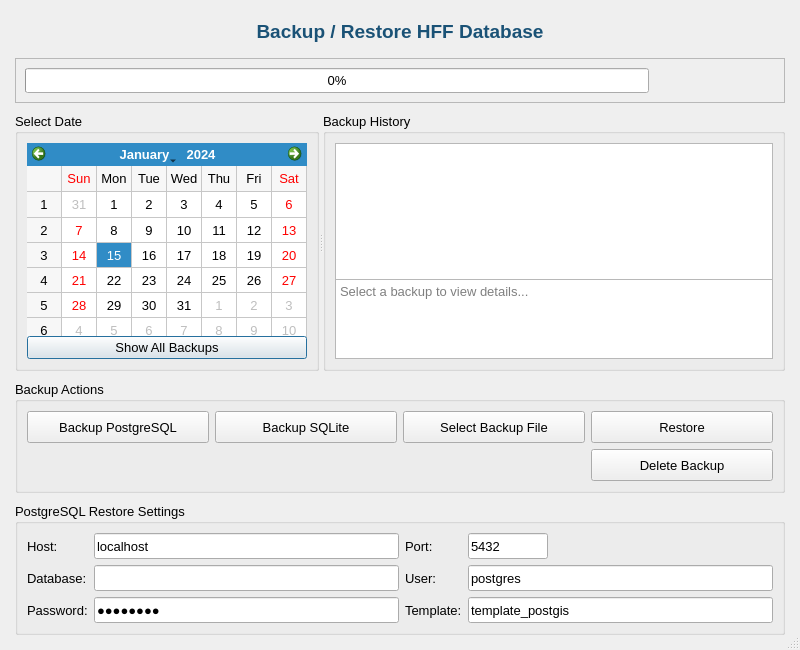
<?xml version="1.0" encoding="UTF-8"?>
<ui version="4.0">
 <class>DBmanagment</class>
 <widget class="QDialog" name="DBmanagment">
  <property name="geometry">
   <rect>
    <x>0</x>
    <y>0</y>
    <width>800</width>
    <height>650</height>
   </rect>
  </property>
  <property name="sizePolicy">
   <sizepolicy hsizetype="Expanding" vsizetype="Expanding">
    <horstretch>0</horstretch>
    <verstretch>0</verstretch>
   </sizepolicy>
  </property>
  <property name="minimumSize">
   <size>
    <width>700</width>
    <height>550</height>
   </size>
  </property>
  <property name="font">
   <font>
    <family>Helvetica</family>
    <pointsize>10</pointsize>
   </font>
  </property>
  <property name="windowTitle">
   <string>HFF - Database Manager</string>
  </property>
  <property name="sizeGripEnabled">
   <bool>true</bool>
  </property>
  <layout class="QVBoxLayout" name="verticalLayout_main">
   <property name="spacing">
    <number>10</number>
   </property>
   <property name="leftMargin">
    <number>15</number>
   </property>
   <property name="topMargin">
    <number>15</number>
   </property>
   <property name="rightMargin">
    <number>15</number>
   </property>
   <property name="bottomMargin">
    <number>15</number>
   </property>
   <item>
    <widget class="QLabel" name="label_title">
     <property name="font">
      <font>
       <pointsize>14</pointsize>
       <weight>75</weight>
       <bold>true</bold>
      </font>
     </property>
     <property name="styleSheet">
      <string notr="true">color: #1a5276; padding: 5px;</string>
     </property>
     <property name="text">
      <string>Backup / Restore HFF Database</string>
     </property>
     <property name="alignment">
      <set>Qt::AlignCenter</set>
     </property>
    </widget>
   </item>
   <item>
    <widget class="QFrame" name="frame_progress">
     <property name="frameShape">
      <enum>QFrame::StyledPanel</enum>
     </property>
     <property name="frameShadow">
      <enum>QFrame::Raised</enum>
     </property>
     <layout class="QHBoxLayout" name="horizontalLayout_progress">
      <item>
       <widget class="QProgressBar" name="progressBar_db">
        <property name="sizePolicy">
         <sizepolicy hsizetype="Expanding" vsizetype="Fixed">
          <horstretch>0</horstretch>
          <verstretch>0</verstretch>
         </sizepolicy>
        </property>
        <property name="minimumSize">
         <size>
          <width>0</width>
          <height>25</height>
         </size>
        </property>
        <property name="value">
         <number>0</number>
        </property>
        <property name="textVisible">
         <bool>true</bool>
        </property>
       </widget>
      </item>
      <item>
       <widget class="QLabel" name="label_filesize">
        <property name="minimumSize">
         <size>
          <width>120</width>
          <height>0</height>
         </size>
        </property>
        <property name="styleSheet">
         <string notr="true">font-weight: bold; color: #27ae60;</string>
        </property>
        <property name="text">
         <string/>
        </property>
        <property name="alignment">
         <set>Qt::AlignRight|Qt::AlignTrailing|Qt::AlignVCenter</set>
        </property>
       </widget>
      </item>
     </layout>
    </widget>
   </item>
   <item>
    <widget class="QSplitter" name="splitter_main">
     <property name="sizePolicy">
      <sizepolicy hsizetype="Expanding" vsizetype="Expanding">
       <horstretch>0</horstretch>
       <verstretch>0</verstretch>
      </sizepolicy>
     </property>
     <property name="orientation">
      <enum>Qt::Horizontal</enum>
     </property>
     <widget class="QGroupBox" name="groupBox_calendar">
      <property name="sizePolicy">
       <sizepolicy hsizetype="Preferred" vsizetype="Expanding">
        <horstretch>0</horstretch>
        <verstretch>0</verstretch>
       </sizepolicy>
      </property>
      <property name="title">
       <string>Select Date</string>
      </property>
      <layout class="QVBoxLayout" name="verticalLayout_calendar">
       <item>
        <widget class="QCalendarWidget" name="calendarWidget">
         <property name="sizePolicy">
          <sizepolicy hsizetype="Expanding" vsizetype="Expanding">
           <horstretch>0</horstretch>
           <verstretch>0</verstretch>
          </sizepolicy>
         </property>
         <property name="minimumSize">
          <size>
           <width>280</width>
           <height>200</height>
          </size>
         </property>
         <property name="locale">
          <locale language="English" country="UnitedStates"/>
         </property>
         <property name="gridVisible">
          <bool>true</bool>
         </property>
        </widget>
       </item>
       <item>
        <widget class="QPushButton" name="pushButton_show_all">
         <property name="text">
          <string>Show All Backups</string>
         </property>
        </widget>
       </item>
      </layout>
     </widget>
     <widget class="QGroupBox" name="groupBox_backups">
      <property name="sizePolicy">
       <sizepolicy hsizetype="Expanding" vsizetype="Expanding">
        <horstretch>1</horstretch>
        <verstretch>0</verstretch>
       </sizepolicy>
      </property>
      <property name="title">
       <string>Backup History</string>
      </property>
      <layout class="QVBoxLayout" name="verticalLayout_backups">
       <item>
        <widget class="QListWidget" name="listWidget_backups">
         <property name="sizePolicy">
          <sizepolicy hsizetype="Expanding" vsizetype="Expanding">
           <horstretch>0</horstretch>
           <verstretch>0</verstretch>
          </sizepolicy>
         </property>
         <property name="minimumSize">
          <size>
           <width>250</width>
           <height>150</height>
          </size>
         </property>
         <property name="alternatingRowColors">
          <bool>true</bool>
         </property>
        </widget>
       </item>
       <item>
        <widget class="QTextEdit" name="textEdit_info">
         <property name="sizePolicy">
          <sizepolicy hsizetype="Expanding" vsizetype="Preferred">
           <horstretch>0</horstretch>
           <verstretch>0</verstretch>
          </sizepolicy>
         </property>
         <property name="minimumSize">
          <size>
           <width>0</width>
           <height>80</height>
          </size>
         </property>
         <property name="maximumSize">
          <size>
           <width>16777215</width>
           <height>120</height>
          </size>
         </property>
         <property name="readOnly">
          <bool>true</bool>
         </property>
         <property name="placeholderText">
          <string>Select a backup to view details...</string>
         </property>
        </widget>
       </item>
      </layout>
     </widget>
    </widget>
   </item>
   <item>
    <widget class="QGroupBox" name="groupBox_actions">
     <property name="title">
      <string>Backup Actions</string>
     </property>
     <layout class="QGridLayout" name="gridLayout_actions">
      <item row="0" column="0">
       <widget class="QPushButton" name="backup">
        <property name="sizePolicy">
         <sizepolicy hsizetype="Expanding" vsizetype="Fixed">
          <horstretch>0</horstretch>
          <verstretch>0</verstretch>
         </sizepolicy>
        </property>
        <property name="minimumSize">
         <size>
          <width>0</width>
          <height>32</height>
         </size>
        </property>
        <property name="text">
         <string>Backup PostgreSQL</string>
        </property>
        <property name="icon">
         <iconset resource="../../resources/resources.qrc">
          <normaloff>:/icons/postgres.png</normaloff>:/icons/postgres.png</iconset>
        </property>
       </widget>
      </item>
      <item row="0" column="1">
       <widget class="QPushButton" name="backupsqlite">
        <property name="sizePolicy">
         <sizepolicy hsizetype="Expanding" vsizetype="Fixed">
          <horstretch>0</horstretch>
          <verstretch>0</verstretch>
         </sizepolicy>
        </property>
        <property name="minimumSize">
         <size>
          <width>0</width>
          <height>32</height>
         </size>
        </property>
        <property name="text">
         <string>Backup SQLite</string>
        </property>
        <property name="icon">
         <iconset resource="../../resources/resources.qrc">
          <normaloff>:/icons/spatialite.png</normaloff>:/icons/spatialite.png</iconset>
        </property>
       </widget>
      </item>
      <item row="0" column="2">
       <widget class="QPushButton" name="upload">
        <property name="sizePolicy">
         <sizepolicy hsizetype="Expanding" vsizetype="Fixed">
          <horstretch>0</horstretch>
          <verstretch>0</verstretch>
         </sizepolicy>
        </property>
        <property name="minimumSize">
         <size>
          <width>0</width>
          <height>32</height>
         </size>
        </property>
        <property name="text">
         <string>Select Backup File</string>
        </property>
        <property name="icon">
         <iconset resource="../../resources/resources.qrc">
          <normaloff>:/icons/open-folder.png</normaloff>:/icons/open-folder.png</iconset>
        </property>
       </widget>
      </item>
      <item row="0" column="3">
       <widget class="QPushButton" name="restore">
        <property name="sizePolicy">
         <sizepolicy hsizetype="Expanding" vsizetype="Fixed">
          <horstretch>0</horstretch>
          <verstretch>0</verstretch>
         </sizepolicy>
        </property>
        <property name="minimumSize">
         <size>
          <width>0</width>
          <height>32</height>
         </size>
        </property>
        <property name="text">
         <string>Restore</string>
        </property>
        <property name="icon">
         <iconset resource="../../resources/resources.qrc">
          <normaloff>:/icons/backup.png</normaloff>:/icons/backup.png</iconset>
        </property>
       </widget>
      </item>
      <item row="1" column="3">
       <widget class="QPushButton" name="pushButton_delete">
        <property name="sizePolicy">
         <sizepolicy hsizetype="Expanding" vsizetype="Fixed">
          <horstretch>0</horstretch>
          <verstretch>0</verstretch>
         </sizepolicy>
        </property>
        <property name="minimumSize">
         <size>
          <width>0</width>
          <height>32</height>
         </size>
        </property>
        <property name="text">
         <string>Delete Backup</string>
        </property>
        <property name="icon">
         <iconset resource="../../resources/resources.qrc">
          <normaloff>:/icons/delete.png</normaloff>:/icons/delete.png</iconset>
        </property>
       </widget>
      </item>
     </layout>
    </widget>
   </item>
   <item>
    <widget class="QGroupBox" name="groupBox_postgres">
     <property name="title">
      <string>PostgreSQL Restore Settings</string>
     </property>
     <layout class="QGridLayout" name="gridLayout_postgres">
      <item row="0" column="0">
       <widget class="QLabel" name="label_host">
        <property name="text">
         <string>Host:</string>
        </property>
       </widget>
      </item>
      <item row="0" column="1">
       <widget class="QLineEdit" name="lineEdit_host">
        <property name="sizePolicy">
         <sizepolicy hsizetype="Expanding" vsizetype="Fixed">
          <horstretch>0</horstretch>
          <verstretch>0</verstretch>
         </sizepolicy>
        </property>
        <property name="minimumSize">
         <size>
          <width>0</width>
          <height>26</height>
         </size>
        </property>
        <property name="maximumSize">
         <size>
          <width>16777215</width>
          <height>26</height>
         </size>
        </property>
        <property name="text">
         <string>localhost</string>
        </property>
       </widget>
      </item>
      <item row="0" column="2">
       <widget class="QLabel" name="label_port">
        <property name="text">
         <string>Port:</string>
        </property>
       </widget>
      </item>
      <item row="0" column="3">
       <widget class="QLineEdit" name="lineEdit_port">
        <property name="sizePolicy">
         <sizepolicy hsizetype="Expanding" vsizetype="Fixed">
          <horstretch>0</horstretch>
          <verstretch>0</verstretch>
         </sizepolicy>
        </property>
        <property name="minimumSize">
         <size>
          <width>60</width>
          <height>26</height>
         </size>
        </property>
        <property name="maximumSize">
         <size>
          <width>80</width>
          <height>26</height>
         </size>
        </property>
        <property name="text">
         <string>5432</string>
        </property>
       </widget>
      </item>
      <item row="1" column="0">
       <widget class="QLabel" name="label_dbname">
        <property name="text">
         <string>Database:</string>
        </property>
       </widget>
      </item>
      <item row="1" column="1">
       <widget class="QLineEdit" name="lineEdit_dbname">
        <property name="sizePolicy">
         <sizepolicy hsizetype="Expanding" vsizetype="Fixed">
          <horstretch>0</horstretch>
          <verstretch>0</verstretch>
         </sizepolicy>
        </property>
        <property name="minimumSize">
         <size>
          <width>0</width>
          <height>26</height>
         </size>
        </property>
        <property name="maximumSize">
         <size>
          <width>16777215</width>
          <height>26</height>
         </size>
        </property>
       </widget>
      </item>
      <item row="1" column="2">
       <widget class="QLabel" name="label_user">
        <property name="text">
         <string>User:</string>
        </property>
       </widget>
      </item>
      <item row="1" column="3">
       <widget class="QLineEdit" name="lineEdit_user">
        <property name="sizePolicy">
         <sizepolicy hsizetype="Expanding" vsizetype="Fixed">
          <horstretch>0</horstretch>
          <verstretch>0</verstretch>
         </sizepolicy>
        </property>
        <property name="minimumSize">
         <size>
          <width>0</width>
          <height>26</height>
         </size>
        </property>
        <property name="maximumSize">
         <size>
          <width>16777215</width>
          <height>26</height>
         </size>
        </property>
        <property name="text">
         <string>postgres</string>
        </property>
       </widget>
      </item>
      <item row="2" column="0">
       <widget class="QLabel" name="label_password">
        <property name="text">
         <string>Password:</string>
        </property>
       </widget>
      </item>
      <item row="2" column="1">
       <widget class="QLineEdit" name="lineEdit_password">
        <property name="sizePolicy">
         <sizepolicy hsizetype="Expanding" vsizetype="Fixed">
          <horstretch>0</horstretch>
          <verstretch>0</verstretch>
         </sizepolicy>
        </property>
        <property name="minimumSize">
         <size>
          <width>0</width>
          <height>26</height>
         </size>
        </property>
        <property name="maximumSize">
         <size>
          <width>16777215</width>
          <height>26</height>
         </size>
        </property>
        <property name="echoMode">
         <enum>QLineEdit::Password</enum>
        </property>
        <property name="text">
         <string>postgres</string>
        </property>
       </widget>
      </item>
      <item row="2" column="2">
       <widget class="QLabel" name="label_template">
        <property name="text">
         <string>Template:</string>
        </property>
       </widget>
      </item>
      <item row="2" column="3">
       <widget class="QLineEdit" name="lineEdit_template">
        <property name="sizePolicy">
         <sizepolicy hsizetype="Expanding" vsizetype="Fixed">
          <horstretch>0</horstretch>
          <verstretch>0</verstretch>
         </sizepolicy>
        </property>
        <property name="minimumSize">
         <size>
          <width>0</width>
          <height>26</height>
         </size>
        </property>
        <property name="maximumSize">
         <size>
          <width>16777215</width>
          <height>26</height>
         </size>
        </property>
        <property name="text">
         <string>template_postgis</string>
        </property>
       </widget>
      </item>
     </layout>
    </widget>
   </item>
  </layout>
 </widget>
 <resources>
  <include location="../../resources/resources.qrc"/>
 </resources>
 <connections/>
</ui>
